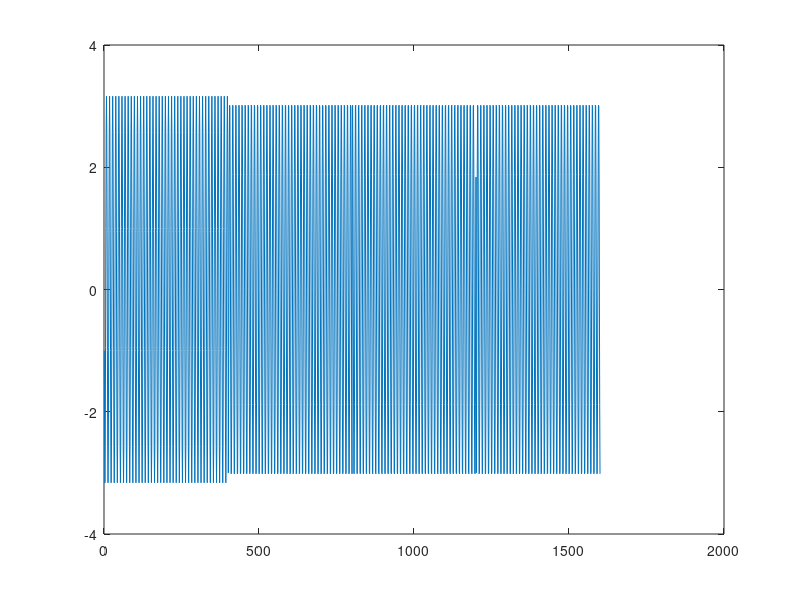
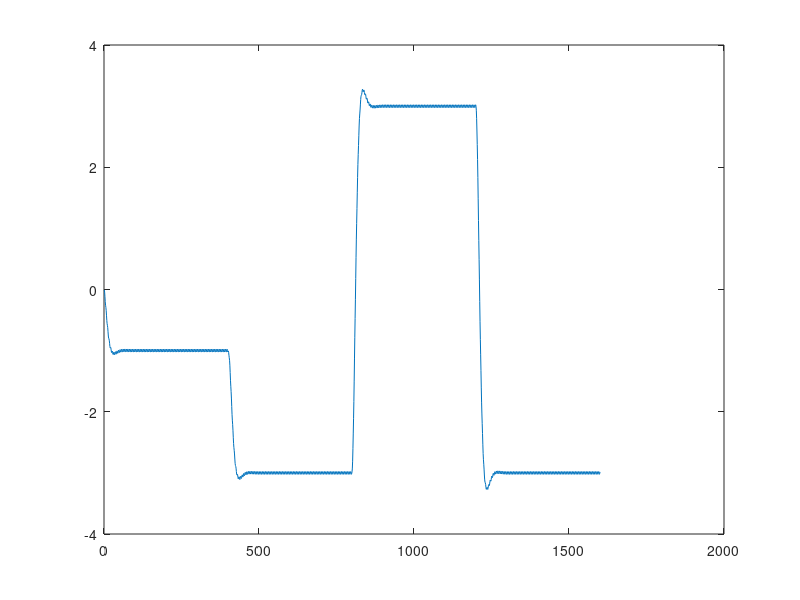
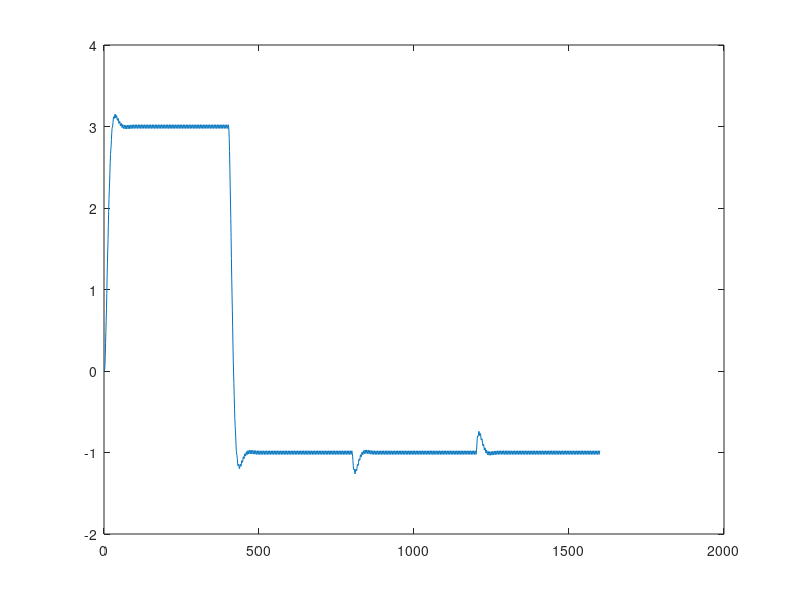

These figures' MATLAB source, in order:
clear all
close all
numberOfBits = 16;
x=[1 0 0 1 1 1 0 1 0 1 1 0 1 1 0 1];
%x = rand(1, numberOfBits);
%x( x < 0.5 ) = 0;
%x( x >= 0.5 ) = 1;
%x=fliplr(x);

% Mapa 16QAM pierscieniowa
% promienie pierscieni
r1 = 1;
r2 = 2;
mappingTable(1) = r1 * exp(1i* 0);
mappingTable(2) = r1 * exp(1i* pi/4);
mappingTable(3) = r1 * exp(1i* 3*pi/4);
mappingTable(4) = r1 * exp(1i* pi/2);
mappingTable(5) = r1 * exp(1i* 7*pi/4);
mappingTable(6) = r1 * exp(1i* 3*pi/2);
mappingTable(7) = r1 * exp(1i* pi);
mappingTable(8) = r1 * exp(1i* 5*pi/4);
mappingTable(9:16) = mappingTable(1:8) ./ r1 .* r2;

% Mapa 16QAM kwadratowa
mappingTable_16type3(1)  =   1 + 1*j;
mappingTable_16type3(2)  =   3 + 1*j;
mappingTable_16type3(3)  =   1 + 3*j;
mappingTable_16type3(4)  =   3 + 3*j;     
mappingTable_16type3(5)  =   1 + (-1)*j;
mappingTable_16type3(6)  =   1 + (-3)*j; 
mappingTable_16type3(7)  =   3 + (-1)*j; 
mappingTable_16type3(8)  =   3 + (-3)*j;
mappingTable_16type3(9)  =  -1 + 1*j;
mappingTable_16type3(10) =  -1 + 3*j;
mappingTable_16type3(11) =  -3 + 1*j;
mappingTable_16type3(12) =  -3 + (3)*j;
mappingTable_16type3(13) =  -1 + (-1)*j;
mappingTable_16type3(14) =  -3 + (-1)*j;
mappingTable_16type3(15) =  -1 + (-3)*j;
mappingTable_16type3(16) =  -3 + (-3)*j;

if mod(numberOfBits, 4) ~= 0
    error('numberOfBits must be a multiple of 4.');
end
mappedSymbols = zeros(1, numberOfBits / 4);
const = 2; %wybor konstelacji 1-pierscieniowa 2-kwadratowa
% Map bits to symbols
for i = 1:4:length(x)

    symbolBits = x(i:i+3);

    symbolIndex = 2^3 * symbolBits(1) + 2^2 * symbolBits(2) + 2^1 * symbolBits(3) + 2^0 * symbolBits(4);

    if(const == 1)
    % Mapping
    mappedSymbols((i - 1)/4 + 1) = mappingTable( symbolIndex + 1);
    elseif (const == 2)
        mappedSymbols((i - 1)/4 + 1) = mappingTable_16type3( symbolIndex + 1); 
    end

end

symbol=ones(1,400);
s=[];
for j= 1:1:length(mappedSymbols)
   
    s=[s symbol*mappedSymbols(j)];
    
end

t = 0:2*pi/100:2*pi*length(x)-2*pi/100;
qam = real(s).*cos(10*t)-imag(s).*sin(10*t);

SNR = 500;
qam_awgn=awgn(qam,SNR,'measured');
figure(1)
plot(qam_awgn);
I=qam_awgn.*cos(10*t);
Q=qam_awgn.*-1.*sin(10*t);

% Low pass filtering with a Butterworth filter
[b,a]=butter(2,0.04);
Hx=2.*filter(b,a,I);
Hy=2.*filter(b,a,Q);
ML=length(Hx);

figure(2)
plot(Hx)
figure(3)
plot(Hy)

